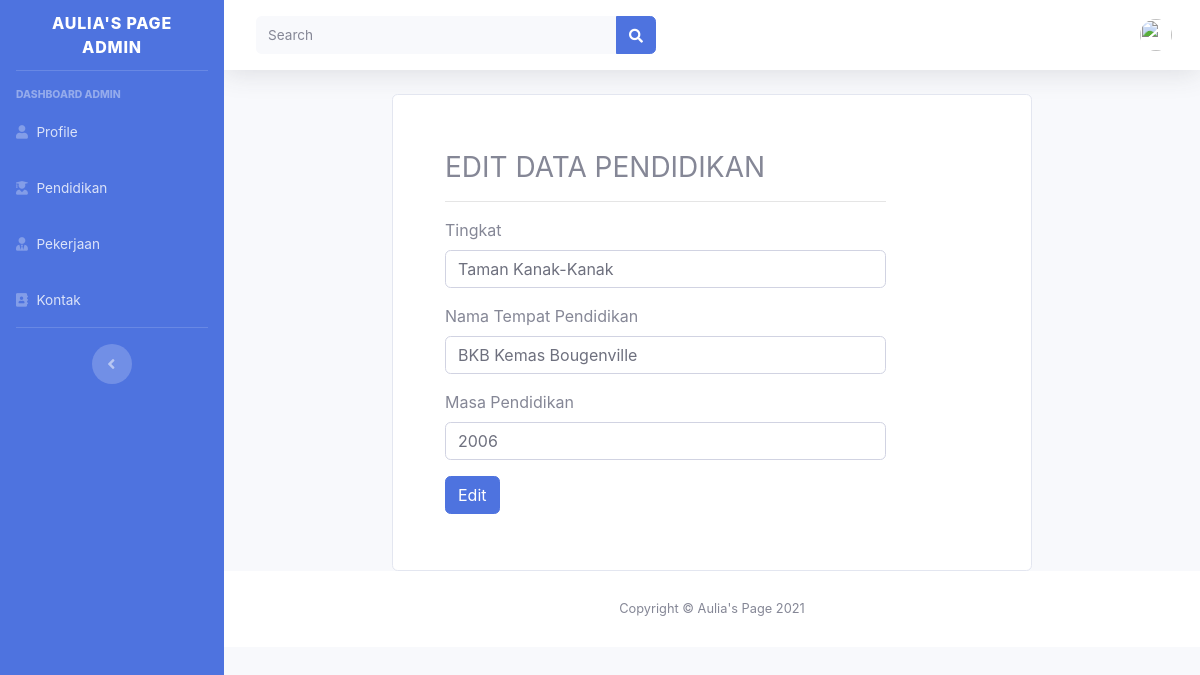
The app's page /admin/pendidikan_edit/1 with its own data.
### tables this page shows
CREATE TABLE `pendidikan` (
  `pendidikan_id` int(11) NOT NULL,
  `tingkat` varchar(50) NOT NULL,
  `nama_tempat` varchar(100) NOT NULL,
  `tahun` varchar(20) NOT NULL
);

### application/controllers/admin.php (called while the page is built, shortened)
<?php
class Admin extends CI_Controller
{
    public function __construct()
    {
        $this->load->model('ProfileModel');
        $this->load->model('PendidikanModel');
        $this->load->model('PengalamanModel');
        $this->load->model('KontakModel');
        $this->user = $this->db->get_where('user', ['email' => $this->session->userdata('email')])->row_array();
    }
    function pendidikan_edit($pendidikan_id)
    {
        $data['title'] = "Edit Pendidikan";
        $data['pendidikan'] = $this->db->get_where('pendidikan', ['pendidikan_id' => $pendidikan_id])->row_array();
        $data['user'] = $this->user;
        $this->load->view('templates/admin/header', $data);
        $this->load->view('admin/pendidikan_edit', $data);
        $this->load->view('templates/admin/footer');
    }
}

### index.php (called while the page is built, shortened)
<?php
require_once BASEPATH.'core/CodeIgniter.php';

### application/views/admin/pendidikan_edit.php (the view, shortened to what this page needs)
<div class="container-fluid">
    <div class="card" style="width: 40rem; padding: 20px 20px 20px 20px; margin:auto;">
    <div class="card-body" >
    <div class="col-md-10 mt-3">
    <h3> EDIT DATA PENDIDIKAN </h3>
        <hr></hr>
    <form action="<?= base_url('admin/editpendidikan') ?>" method="POST">
    <div class="mb-3">
        <label for="exampleFormControlInput1" class="form-label">Tingkat</label>
        <input type="text" name="tingkat" class="form-control" id="exampleFormControlInput1" placeholder="Tingkat" value="<?= $pendidikan['tingkat'] ?>">
    </div>
    <div class="mb-3">
        <label for="exampleFormControlInput1" class="form-label">Nama Tempat Pendidikan</label>
        <input type="text" name="nama_tempat" class="form-control" id="exampleFormControlInput1" placeholder="Nama Tempat Pendidikan" value="<?= $pendidikan['nama_tempat'] ?>">
    </div>
    <div class="mb-3">
        <label for="exampleFormControlInput1" class="form-label">Masa Pendidikan</label>
        <input type="text" name="tahun" class="form-control" id="exampleFormControlInput1" placeholder="Masa Pendidikan" value="<?= $pendidikan['tahun'] ?>">
    </div>
    <div class="mb-3">
        <button type="submit" class="btn btn-primary">Edit</button>
    </div>
    </form>
    </div>
    </div>
    </div>

### records on screen
pendidikan: tingkat "Taman Kanak-Kanak", nama_tempat "BKB Kemas Bougenville", tahun "2006"
